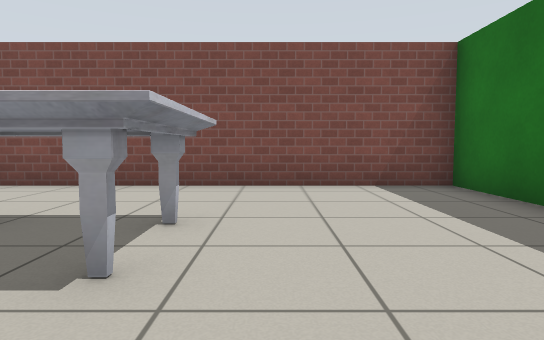
view 1 (above)

22 first-person views from a walk through a Gazebo world. The camera is 0.72 m above the floor, tilts 4° down and sees 75° across. The floor is counted in squares, 1 m on a side. Each view is taken from the middle of a square. On the plan, view 1 faces up. The plan holds only what a view shows up to about 11 squares ahead; the rest is blank. Robots are left out. Simple patterns stand in for the simulator's built-in surfaces.

view 2
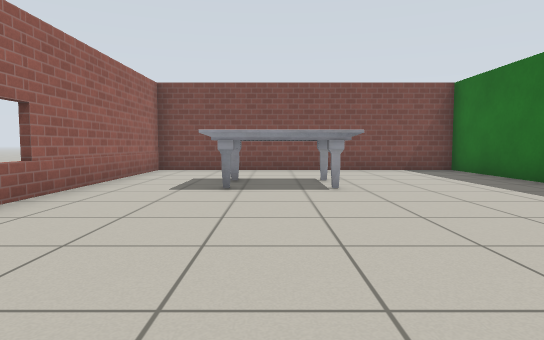

view 3
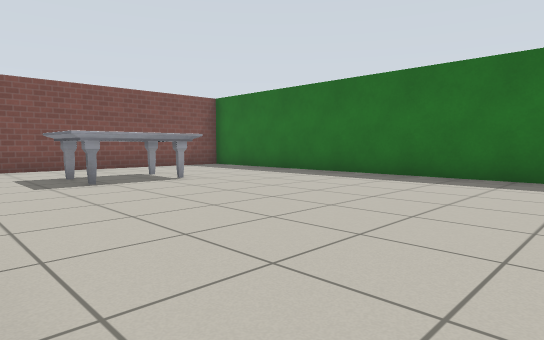

view 4
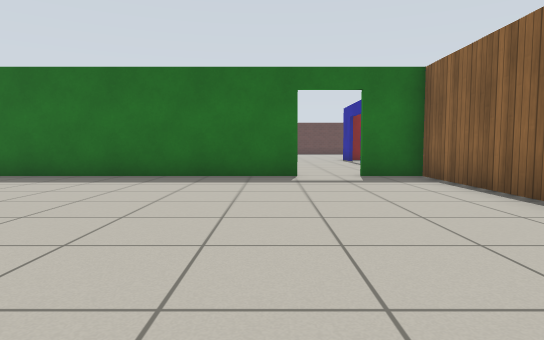

view 5
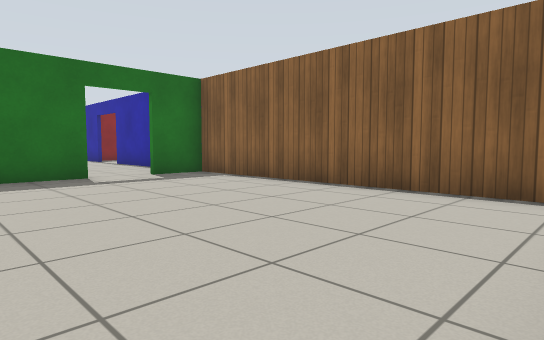

view 6
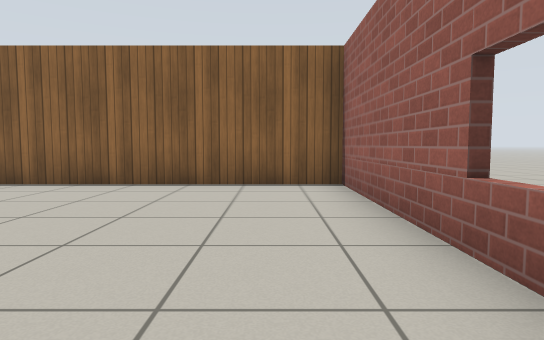

view 7
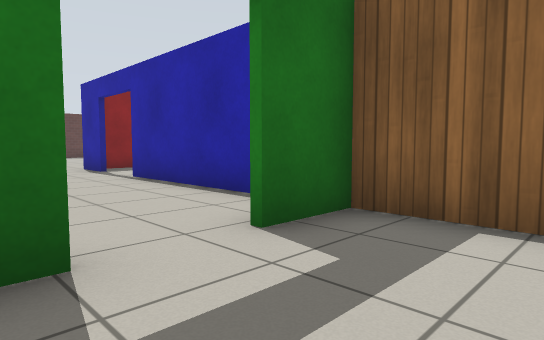

view 8
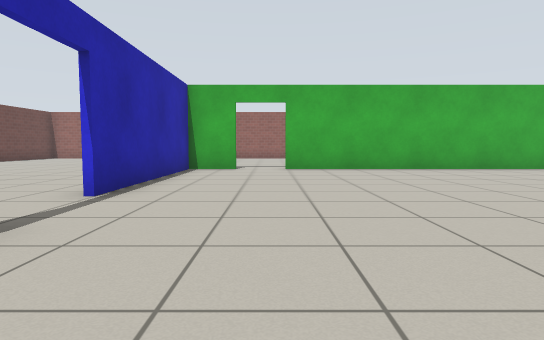

view 9
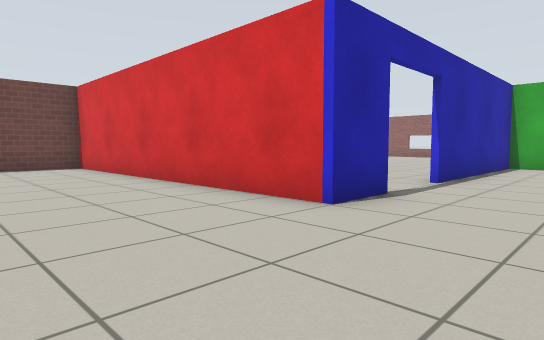

view 10
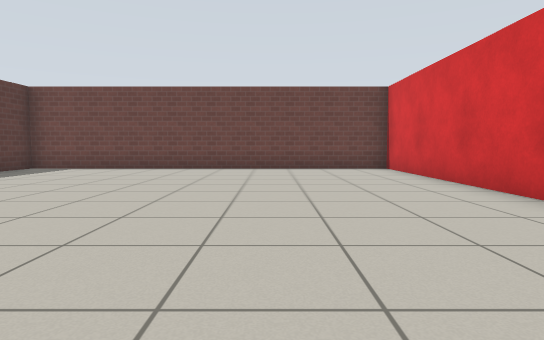

view 11
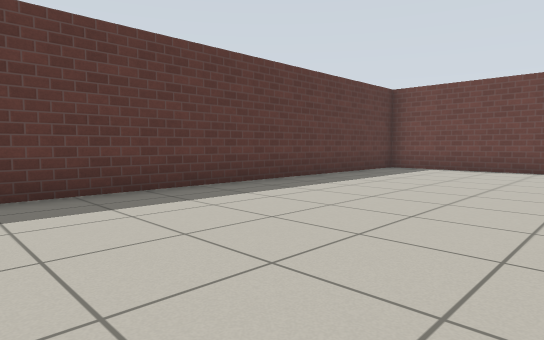

view 12
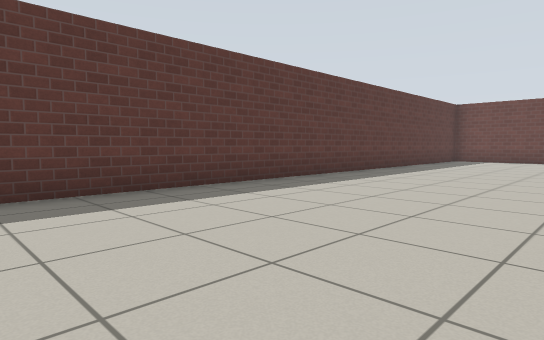

view 13
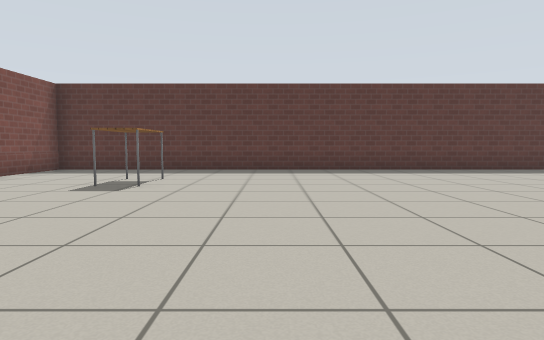

view 14
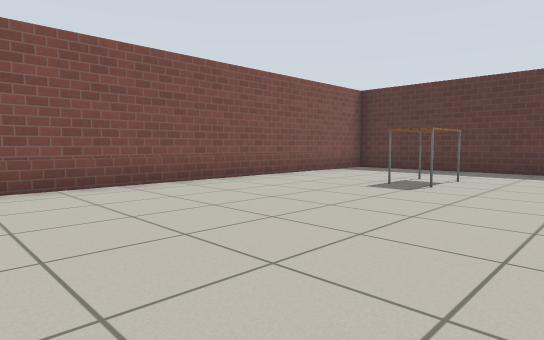

view 15
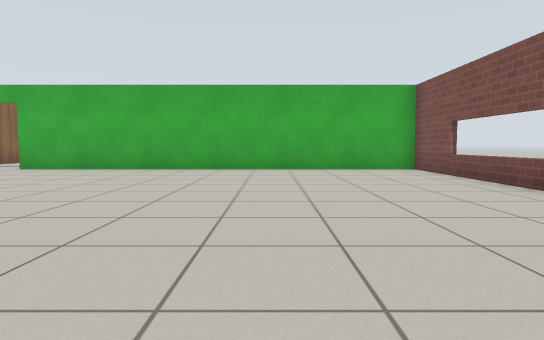

view 16
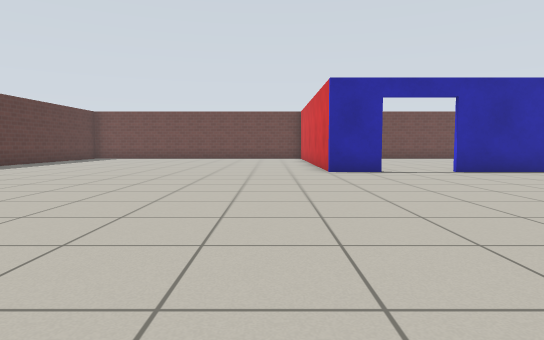

view 17
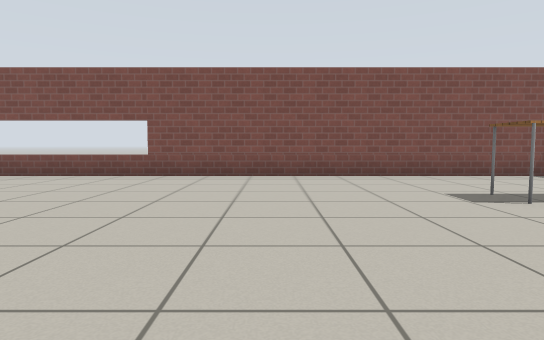

view 18
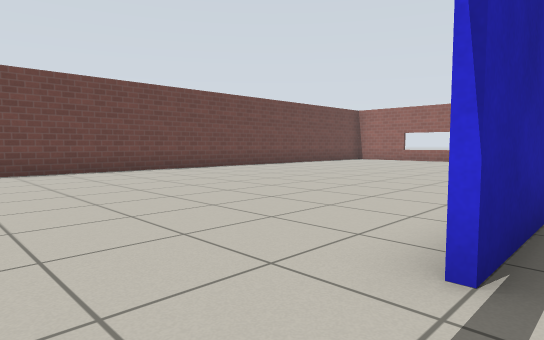

view 19
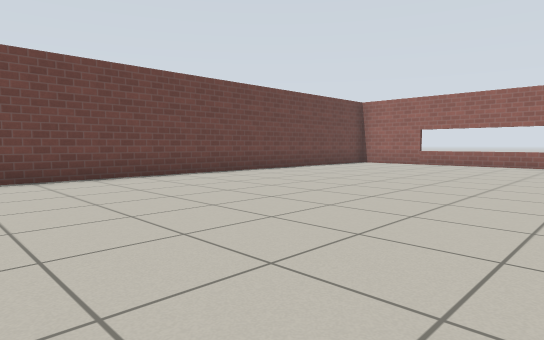

view 20
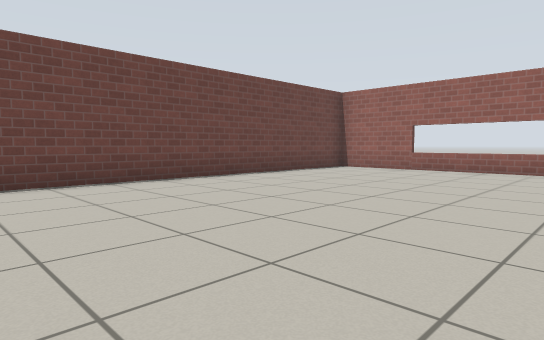

view 21
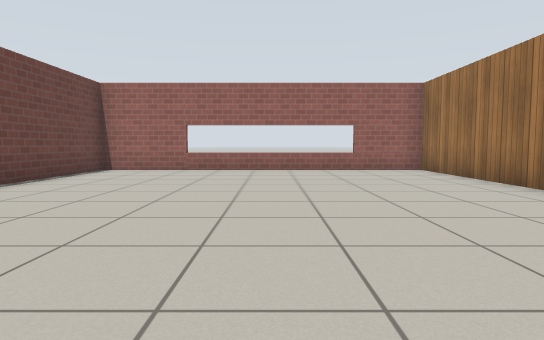

view 22
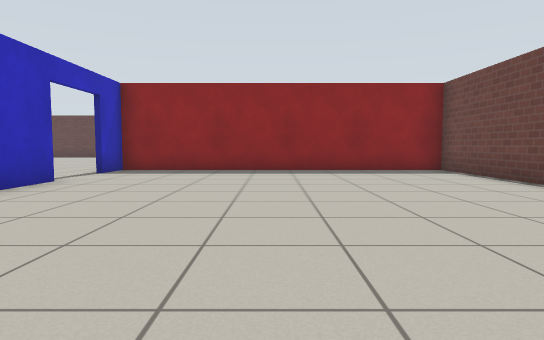

### Floor plan
Points are (right, up) in squares from view 1. A wall is a line through its corners. A room is listed if a view was taken in it or the views show most of it. See-through windows are left out.
Room 1 (views 1, 2, 3, 4, 5, 6, 7)
walls: (-5.3, -3.9) (-5.3, -8.5) (2.9, -8.5); (3.2, -5.6) (3.2, 6.4); (3, 6.3) (-5.3, 6.3) (-5.3, 0.3); (3.2, -8.6) (3.2, -7)
ways out: open door at (3, -6.5) to room 2
objects: marble table (-3, 2) to (-1, 3)
Room 2 (views 8, 9, 10, 11, 12, 13, 14, 15, 16, 17, 18)
walls: (11, -8.5) (12.5, -8.5) (12.5, -18); (3.4, -7) (3.4, -8.5); (2.9, -8.5) (9.1, -8.5); (6.1, 6.3) (3, 6.3); (12.1, -17.9) (20.5, -17.9); (3.4, 6.4) (3.4, -5.6); (22.4, -17.9) (23.4, -17.9) (23.4, 6.3) (13, 6.3)
ways out: open door at (3, -6.5) to room 1; open door at (10, -9) to room 3
objects: table (19, 3) to (20, 3)
Room 3 (views 19, 20, 21, 22)
walls: (-0.6, -8.6) (-5.3, -8.6) (-5.3, -11.1); (9.1, -8.6) (7.6, -8.6); (-5.3, -14.9) (-5.3, -17.9) (12.1, -17.9); (12.3, -18) (12.3, -8.6) (11, -8.6)
ways out: open door at (10, -9) to room 2

Positions as (right, up) in squares from view 1, and headings:
1: (0, 0), facing up
2: (-2, -4), facing up
3: (-5, -5), facing up-right
4: (-5, -5), facing right
5: (-5, -3), facing down-right
6: (-4, -2), facing down
7: (1, -5), facing down-right
8: (14, -6), facing left
9: (16, -6), facing down-left
10: (16, -7), facing down
11: (18, -7), facing down-right
12: (18, -1), facing down-right
13: (13, 0), facing right
14: (13, 0), facing up-right
15: (14, 2), facing left
16: (14, 1), facing down
17: (16, -2), facing up
18: (11, -8), facing down-left
19: (8, -10), facing down-left
20: (5, -11), facing down-left
21: (5, -13), facing left
22: (2, -13), facing right
